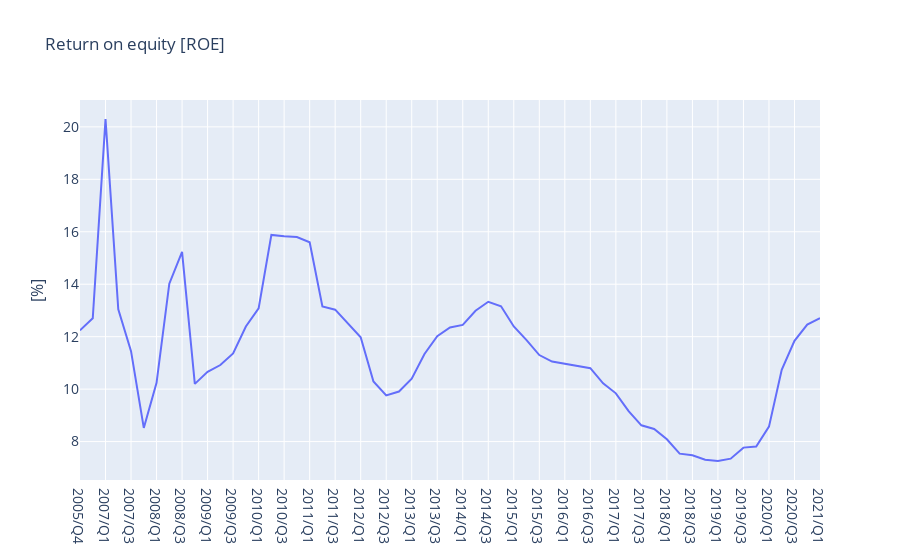

The notebook cell this image was saved under:
### Code cell
dates = soup.find(class_="report-table").find_all(class_=["thq h", "thq h newest"])
dates = [record.text.strip() for record in dates]
dates = [record.replace("\n", "") for record in dates]
dates = [record.replace("\t", "") for record in dates]
dates = [record[0:7] for record in dates]

roe = soup.find(class_="report-table").find_all("tr", {"data-field": "ROE"})

for record in roe: 
    values = record.find_all(class_="value")  
    
values = [value.text.strip() for value in values]

roe = zip(dates, values)

df = pd.DataFrame(roe)
df[1] = df[1].str.replace(r'[\s+%+]', '', regex=True)
df[1] = df[1].astype(float)

# Let's plot

fig = go.Figure()

fig.add_trace(go.Line(x=df[0], y=df[1], name="ROE"))

fig.update_layout(
    title='Return on equity [ROE]',
    xaxis_tickfont_size=14,
    yaxis=dict(
        title='[%]',
        titlefont_size=16,
        tickfont_size=14,
    ),
    legend=dict(
        x=0,
        y=1.0,
        bgcolor='rgba(255, 255, 255, 0)',
        bordercolor='rgba(255, 255, 255, 0)'
    ),
    barmode='group',
    bargap=0.15,
    bargroupgap=0.1
)

fig.show()

### Figure 1 — Plotly figure (JSON) as saved in the notebook; plotly's stock layout.template omitted (floating-point values rounded to 4 significant figures)
{"data": [{"name": "ROE", "type": "scatter", "x": ["2005/Q4", "2006/Q4", "2007/Q1", "2007/Q2", "2007/Q3", "2007/Q4", "2008/Q1", "2008/Q2", "2008/Q3", "2008/Q4", "2009/Q1", "2009/Q2", "2009/Q3", "2009/Q4", "2010/Q1", "2010/Q2", "2010/Q3", "2010/Q4", "2011/Q1", "2011/Q2", "2011/Q3", "2011/Q4", "2012/Q1", "2012/Q2", "2012/Q3", "2012/Q4", "2013/Q1", "2013/Q2", "2013/Q3", "2013/Q4", "2014/Q1", "2014/Q2", "2014/Q3", "2014/Q4", "2015/Q1", "2015/Q2", "2015/Q3", "2015/Q4", "2016/Q1", "2016/Q2", "2016/Q3", "2016/Q4", "2017/Q1", "2017/Q2", "2017/Q3", "2017/Q4", "2018/Q1", "2018/Q2", "2018/Q3", "2018/Q4", "2019/Q1", "2019/Q2", "2019/Q3", "2019/Q4", "2020/Q1", "2020/Q2", "2020/Q3", "2020/Q4", "2021/Q1"], "y": [12.24, 12.7, 20.3, 13.04, 11.45, 8.52, 10.24, 14.02, 15.23, 10.2, 10.66, 10.92, 11.36, 12.39, 13.08, 15.88, 15.83, 15.8, 15.6, 13.15, 13.03, 12.49, 11.98, 10.29, 9.76, 9.91, 10.4, 11.34, 12.02, 12.35, 12.45, 12.99, 13.33, 13.16, 12.39, 11.87, 11.3, 11.05, 10.97, 10.87, 10.8, 10.22, 9.84, 9.16, 8.62, 8.48, 8.09, 7.54, 7.48, 7.31, 7.26, 7.35, 7.77, 7.81, 8.57, 10.74, 11.84, 12.46, 12.71]}], "layout": {"bargap": 0.15, "bargroupgap": 0.1, "barmode": "group", "legend": {"bgcolor": "rgba(255, 255, 255, 0)", "bordercolor": "rgba(255, 255, 255, 0)", "x": 0, "y": 1}, "title": {"text": "Return on equity [ROE]"}, "xaxis": {"tickfont": {"size": 14}}, "yaxis": {"tickfont": {"size": 14}, "title": {"font": {"size": 16}, "text": "[%]"}}}}
